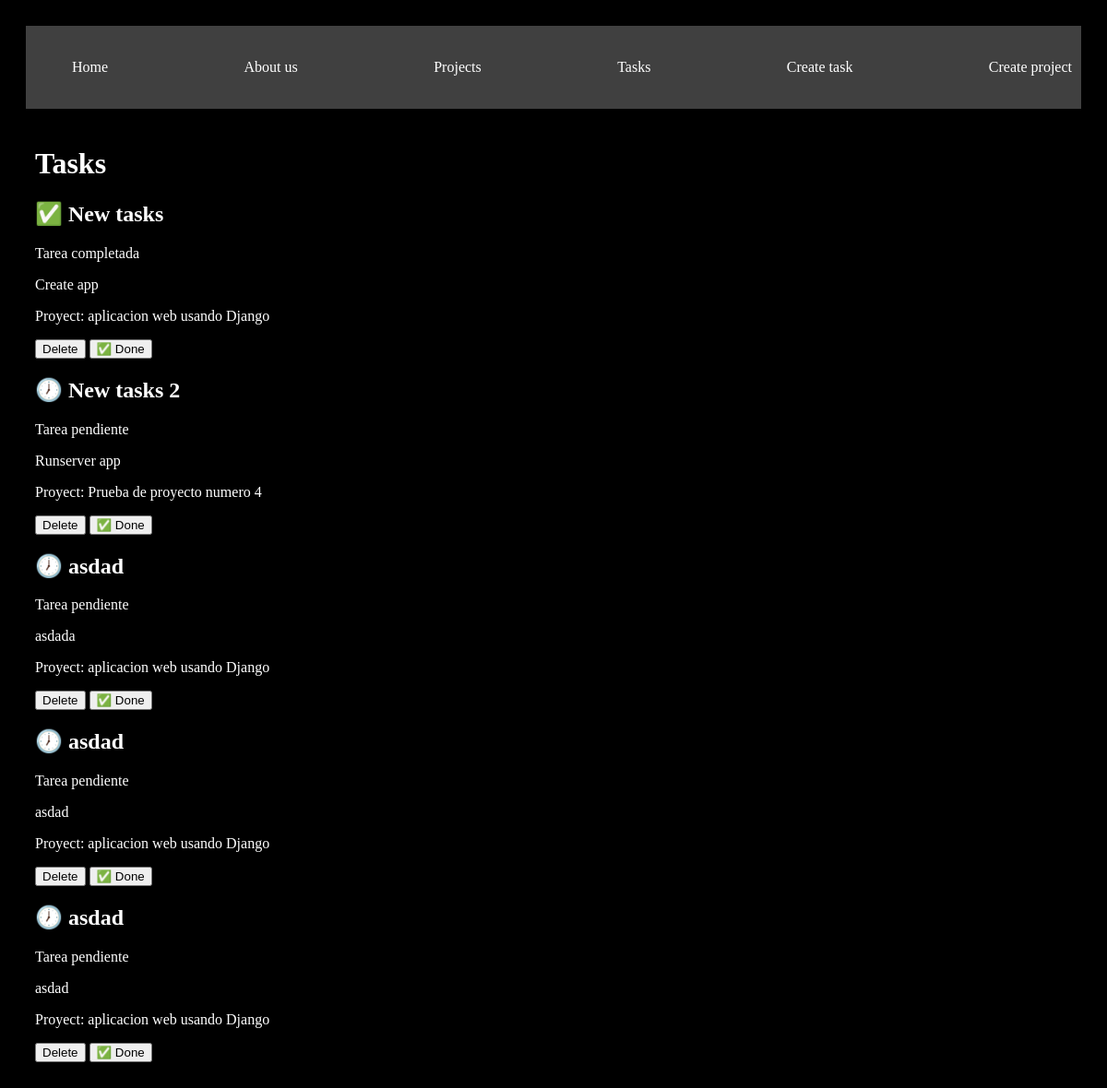
Page /tasks/ on the earlier database version.
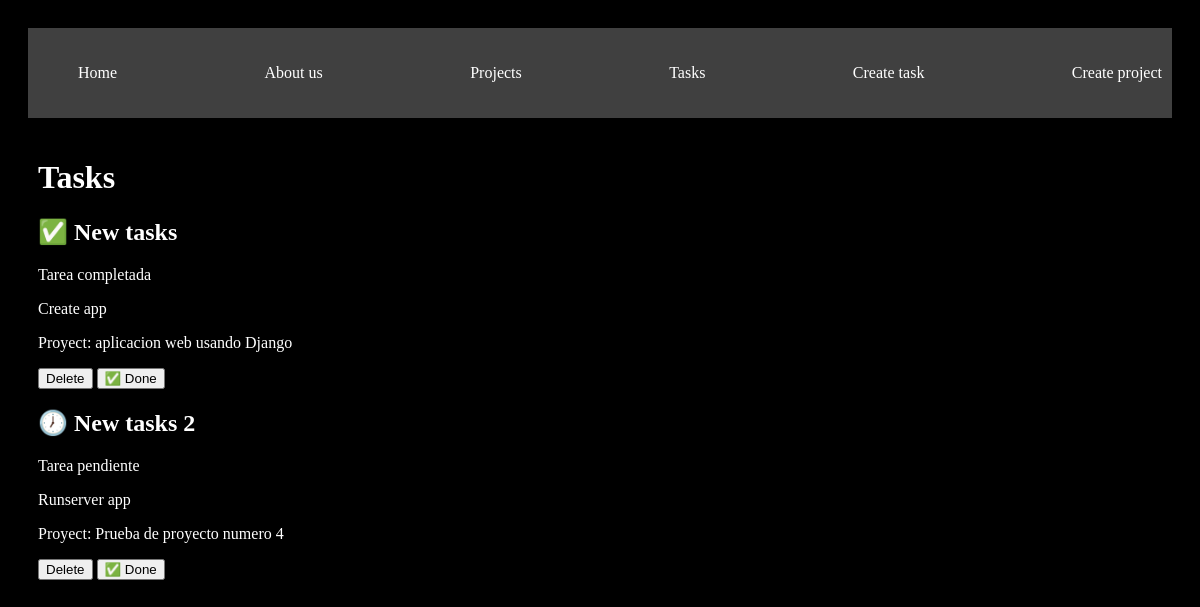
Same page on the later database version.
### myapp/models.py (models this page shows, shortened)
class Task(models.Model):
    title = models.CharField(max_length=200)
    description = models.TextField()
    proyect = models.ForeignKey(Proyect, on_delete=models.CASCADE)
    done = models.BooleanField(default=False)

class Proyect(models.Model):
    name = models.CharField(max_length=200)

### myapp/views.py (the view)
# urls.py: path('tasks/', views.tasks, name='tasks'),
def tasks(request):
    tasks = Task.objects.all()
    return render(request, 'tasks/tasks.html', {'tasks': tasks})

### myapp/templates/tasks/tasks.html
{% extends "layouts/base.html" %}
{% block content %}
<h1>Tasks</h1>
{% for task in tasks %}
<div>
    <h2>{% if task.done == False %} 🕖 {% else %} ✅ {% endif %} {{task.title}}</h2>
    {% if task.done == False %}
    <span>Tarea pendiente</span>
    {% else %}
    <span>Tarea completada</span>
    {% endif %}
    <p>{{task.description}}</p>
    <p>Proyect: {{task.proyect.name}}</p>
    <button>
        Delete
    </button>
    <button>
        ✅ Done
    </button>
</div>
{% endfor %}
{% endblock %}

### myapp/templates/layouts/base.html (shortened to what this page needs)
{% load static %}
<!DOCTYPE html>
<html lang="en">
<head>
    <link rel="stylesheet" href="{% static '/styles/style.css' %}">
</head>
<body>
    <nav class="navbar container">
        <ul>
            <li><a href="/">Home</a></li>
            <li><a href="{% url 'about' %}">About us</a></li>
            <li><a href="{% url 'project' %}">Projects</a></li>
            <li><a href="{% url 'tasks' %}">Tasks</a></li>
            <li><a href="{% url 'create_task' %}">Create task</a></li>
            <li><a href="{% url 'create_project' %}">Create project</a></li>
        </ul>
    </nav>
    <main class="container">
    {% block content %}
    {% endblock %}
    </main>
</body>
</html>

### myapp/static/styles/style.css (style rules this page uses)
body { background-color: black; color: #fff; margin: 28px; }
.navbar { background-color: #404040; }
.navbar ul { display: flex; justify-content: space-between; list-style: none; }
.navbar ul li a { color: #fff; text-decoration: none; }
.container { max-width: 1200px; margin: 0 auto; padding: 20px 10px; }

Differences in the rows shown:
removed Task: title "asdad", done "Tarea pendiente", description "asdada", proyect.name "aplicacion web usando Django"
removed Task: title "asdad", done "Tarea pendiente", description "asdad", proyect.name "aplicacion web usando Django"
removed Task: title "asdad", done "Tarea pendiente", description "asdad", proyect.name "aplicacion web usando Django"
